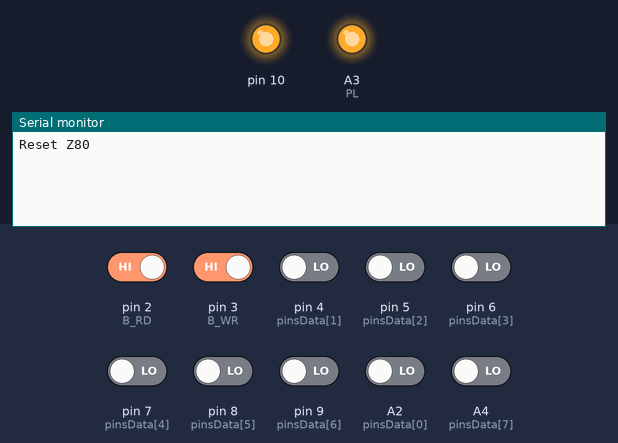
This sketch was run on a simulated Arduino Uno, built with avr-gcc and run on an emulated ATmega328P. Parts: output pins drawn as LEDs (lit = HIGH), the last lines printed to the serial monitor. The inputs (shaded band) are chosen by the test bench; at power-on: pin 2 (B_RD), pin 3 (B_WR) HIGH, A2 (pinsData[0]), A4 (pinsData[7]), pin 4 (pinsData[1]), pin 5 (pinsData[2]), pin 6 (pinsData[3]), pin 7 (pinsData[4]), pin 8 (pinsData[5]), pin 9 (pinsData[6]) LOW. Pins used as bus, display or sensor lines are not drawn.

Above: at 2.0 s.
2.1 s: pin 2 (B_RD) driven LOW
At 2.6 s:
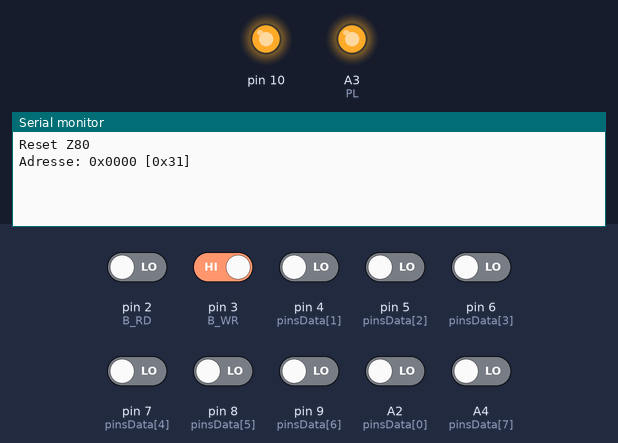
3.6 s: pin 3 (B_WR) driven LOW
At 4.9 s:
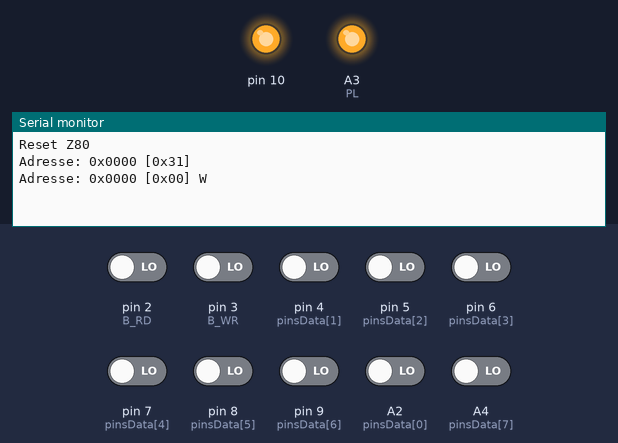

The sketch:

Z80ctl_mem_74165RAM.ino
```cpp
#include <SPI.h>

#define B_CLOCK  A1  // horloge
#define B_RESET  A0  // reinitialisation
#define B_RD     2   // lecture
#define B_WR     3   // écriture
#define PL       A3  // stockage dans 74HCT126

// MOSI : 11 n/a
// MISO : 12
// CLK  : 13
// SS   : 10 ne peut être passé en input

#define CLKDELAY  40

//               bit    0 1 2 3 4 5 6  7
int pinsData[8]     = {A2,4,5,6,7,8,9,A4};

volatile int doread=0;
volatile int dowrite=0;

void readISR() {
  doread=1;
}

void writeISR() {
  dowrite=1;
}

void doClock(unsigned int n) {
  for(int i=0; i<n; i++) {
    digitalWrite(B_CLOCK, HIGH);
    delay(CLKDELAY);
    digitalWrite(B_CLOCK, LOW);
    delay(CLKDELAY);
  }
}

void doReset() {
    digitalWrite(B_RESET, LOW);
    doClock(10);
    digitalWrite(B_RESET, HIGH);
}

unsigned int getaddr() {
  unsigned int addr = 0;

  // MREQ Z80 -> PL ne marche pas car PL doit être HIGH pour lecture série du 74hc165
  // pas comme une EEPROM avec MREQ -> CE et RD -> OE
  digitalWrite(PL, LOW);
  delay(5);
  digitalWrite(PL, HIGH);
  delay(5);

  byte shift1 = SPI.transfer(0x00);
  byte shift2 = SPI.transfer(0x00);

  addr = shift1;
  addr = (addr << 8);
  addr |= shift2;

  return addr;
}

void setData(unsigned char data) {
  for( int pin = 0; pin < 8; pin++ ) pinMode(pinsData[pin], OUTPUT);  // output

  for(int pin=0; pin<8; pin++) {
    if(data & 1)
      digitalWrite(pinsData[pin], HIGH);
    else
      digitalWrite(pinsData[pin], LOW);
    data >>= 1;
  }
}

// Lecture des  bits de données
unsigned char getData() {
  unsigned char data = 0;
  for(int pin=0; pin<8; pin++) {
    if(digitalRead( pinsData[pin] ) == HIGH ) {
      data |= (1 << pin);
    }
  }
  return data;
}

void setup() {
  digitalWrite(PL, HIGH);
  pinMode(PL, OUTPUT);
  pinMode(B_CLOCK, OUTPUT);
  pinMode(B_RESET, OUTPUT);
  pinMode(B_RD, INPUT);
  pinMode(B_WR, INPUT);

//  for(int pin = 0; pin < 8; pin++)  pinMode(pinsData[pin], INPUT);
  for(int pin = 0; pin < 8; pin++)  pinMode(pinsData[pin], OUTPUT);

  SPI.setClockDivider(SPI_CLOCK_DIV128);
  SPI.setDataMode(SPI_MODE0);
  SPI.setBitOrder(MSBFIRST);
  SPI.begin();

  Serial.begin(115200);
  delay(25);

  Serial.println("Reset Z80");
  doReset();

  delay(10);

  attachInterrupt(digitalPinToInterrupt(B_RD), readISR, FALLING);
  attachInterrupt(digitalPinToInterrupt(B_WR), writeISR, FALLING);
}

// prem.c
unsigned char mem[] = {
  0x31, 0x40, 0x00, 0xcd, 0x17, 0x00, 0x21, 0x02, 0x00, 0x39, 0xd5, 0xfd, 0x21, 0x26, 0x00, 0xfd,
  0xe5, 0xd1, 0x1a, 0x86, 0x12, 0xd1, 0xc9, 0x21, 0x26, 0x00, 0x36, 0x42, 0x3e, 0x05, 0xf5, 0x33,
  0xcd, 0x06, 0x00, 0x33, 0x18, 0xfe, 0x00, 0x00, 0x00, 0x00, 0x00, 0x00, 0x00, 0x00, 0x00, 0x00,
  0x00, 0x00, 0x00, 0x00, 0x00, 0x00, 0x00, 0x00, 0x00, 0x00, 0x00, 0x00, 0x00, 0x00, 0x00, 0x00
};

void loop() {
  unsigned int addr;

  if(doread) {
    delay(1);
    addr = getaddr();
    Serial.print("Adresse: 0x");
    if(addr < 0x10)   Serial.print("0");
    if(addr < 0x100)  Serial.print("0");
    if(addr < 0x1000) Serial.print("0");
    Serial.print(addr, HEX);

    if(addr >= 0 && addr <sizeof(mem)) {
      setData(mem[addr]);
      Serial.print(" [0x");
      if(mem[addr] < 0x10)   Serial.print("0");
      Serial.print(mem[addr], HEX);
      Serial.println("]");
    } else {
      setData(0x00);
      Serial.println(" !!!!!");
    }
    doread=0;
  } else if(dowrite) {
    // Récupération de l'adresse
    addr = getaddr();
    // Affichage
    Serial.print("Adresse: 0x");
    if(addr < 0x10)   Serial.print("0");
    if(addr < 0x100)  Serial.print("0");
    if(addr < 0x1000) Serial.print("0");
    Serial.print(addr, HEX);

    // Si l'adresse est valide (dans les 64 octets de mémoire)
    if(addr >= 0 && addr < sizeof(mem)) {
      // On "place" les données correspondante du bus en mémoire
      mem[addr] = getData();
      // Et on affiche le tout
      Serial.print(" [0x");
      if(mem[addr] < 0x10)   Serial.print("0");
      Serial.print(mem[addr], HEX);
      Serial.println("] W");
    } else {
      // Nous sommes hors de l'espace mémoire émulé
      Serial.println(" !!!!! W");
    }
    // On confirme la prise en charge
    dowrite=0;
  }

  doClock(1);
  for( int pin = 0; pin < 8; pin++ ) pinMode(pinsData[pin], INPUT);  // input
}
```

Measured:
- after the input at 2.1 s, the serial monitor: prints a new line at once (image 1)
- after the input at 3.6 s, the serial monitor: prints a new line after 0.06 s (image 2)
